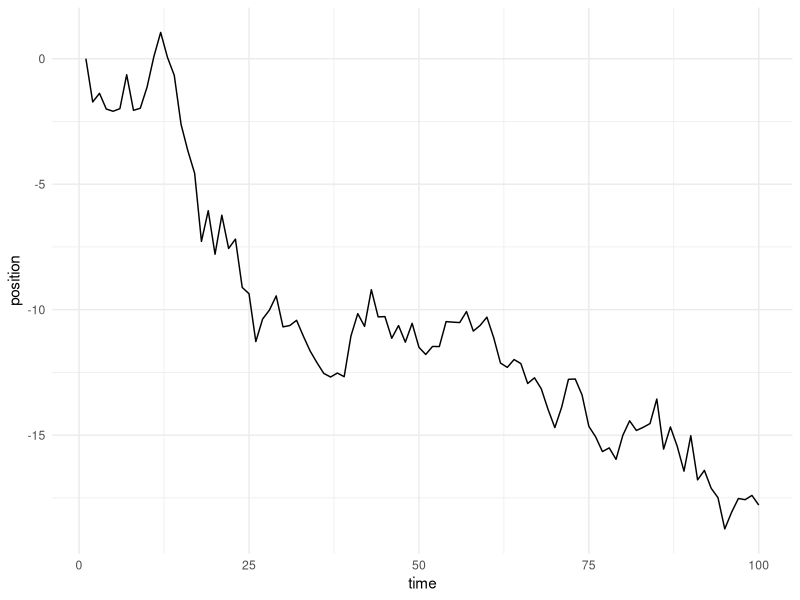
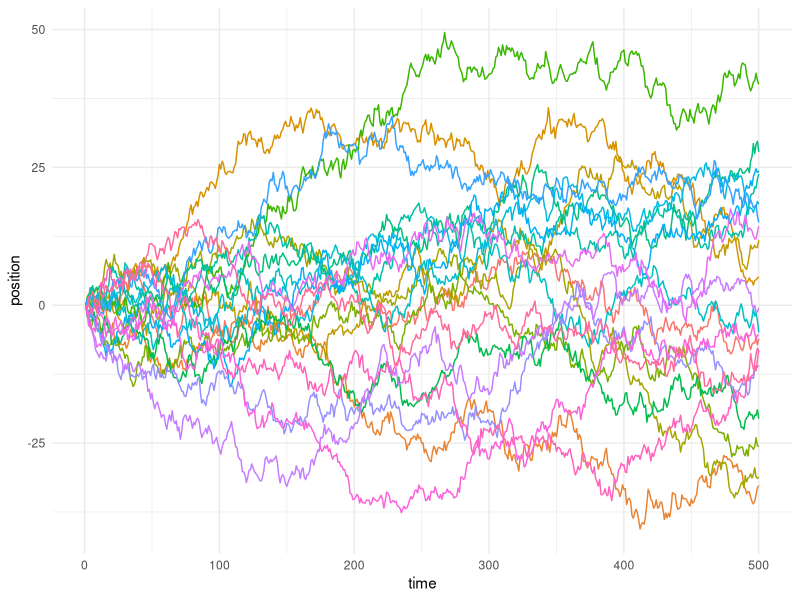

The R script that drew these images, in order:
## ---- chunk 1
knitr::opts_chunk$set(echo = T, message = F, warning = F, fig.path = "static/rmarkdown-libs", fig.align = 'center')
suppressPackageStartupMessages(library(tidyverse))
## ---- chunk 2
## library(purrr)
## library(magrittr)
## library(ggplot2)

randomly_walk <- function(.ix = c(), n_steps = 100) {
  results <- numeric(n_steps)
  for (i in 1:(n_steps-1)) {
    results[i + 1] <- results[i] + rnorm(1, 0, 1)
  }
  
  return(results)
}

(
  random_walk <- randomly_walk() %>%
    tibble(position = .)
)
## ---- chunk 3
random_walk %>%
  rownames_to_column(var = 'time') %>%
  mutate(time = time %>% as.numeric()) %>%
  ggplot(aes(time, position)) +
  geom_line() +
  theme_minimal()
## ---- chunk 4
n_steps <- 500
n_chains <- 20
twenty_walks <- map(1:n_chains, randomly_walk, n_steps) %>%
  tibble(position = .) %>%
  unnest(cols = c(position)) %>%
  mutate(time = rep(1:n_steps, n_chains),
         walk = map(1:n_chains, rep, n_steps) %>% unlist() %>% as.factor())

twenty_walks %>%
  ggplot(aes(time, position, color = walk)) +
  geom_line() +
  theme_minimal() + 
  theme(legend.position = 'none')
## ---- chunk 5
run_rwmh <- function(n_iters = 1000, island_populations = 1:4) {
  locations <- numeric(n_iters)
  
  ## randomly choose an island to start on
  locations[1] <- sample(island_populations, 1)

  for (i in 1:n_iters) {
    
    ## propose a new island to go to
    proposal_island <- sample(setdiff(island_populations, locations[i]), 1) 
    
    ## if that island has more people, always go
    if (proposal_island > locations[i]) {
      locations[i + 1] <- proposal_island
    } else {
      ## if it has fewer people, flip a coin with probability
      ##   proportional to the ratio of the populations to
      ##   decide whether to go or stay
      acceptance_probability <- proposal_island / locations[i]
      locations[i + 1] <- 
        sample(
          c(proposal_island, locations[i]), 1, 
          prob = c(acceptance_probability, 1 - acceptance_probability)
        )
    }
  }
  return(locations)
}
## ---- chunk 6
run_rwmh(n_iters = 10) %>%
  tibble(island = .) %>%
  group_by(island) %>%
  summarize(days_spent = n(), .groups = 'drop') %>%
  mutate(day_proportion = days_spent / sum(days_spent))
## ---- chunk 7
some_islands <- run_rwmh(n_iters = 10000) %>%
  tibble(island = .) %>%
  group_by(island) %>%
  summarize(days_spent = n(), .groups = 'drop') %>%
  mutate(day_proportion = days_spent / sum(days_spent),
         error_margin = day_proportion - island / sum(island))

mean_error_margin <- mean(some_islands$error_margin)
sd_error_margin <- sd(some_islands$error_margin)
some_islands
## ---- chunk 8
more_islands <- run_rwmh(n_iters = 10000, island_populations = 1:100) %>%
  tibble(island = .) %>%
  group_by(island) %>%
  summarize(days_spent = n(), .groups = 'drop') %>%
  mutate(day_proportion = days_spent / sum(days_spent),
         error_margin = day_proportion - island / sum(island))

mean_error_margin <- mean(more_islands$error_margin)
sd_error_margin <- sd(more_islands$error_margin)
more_islands
